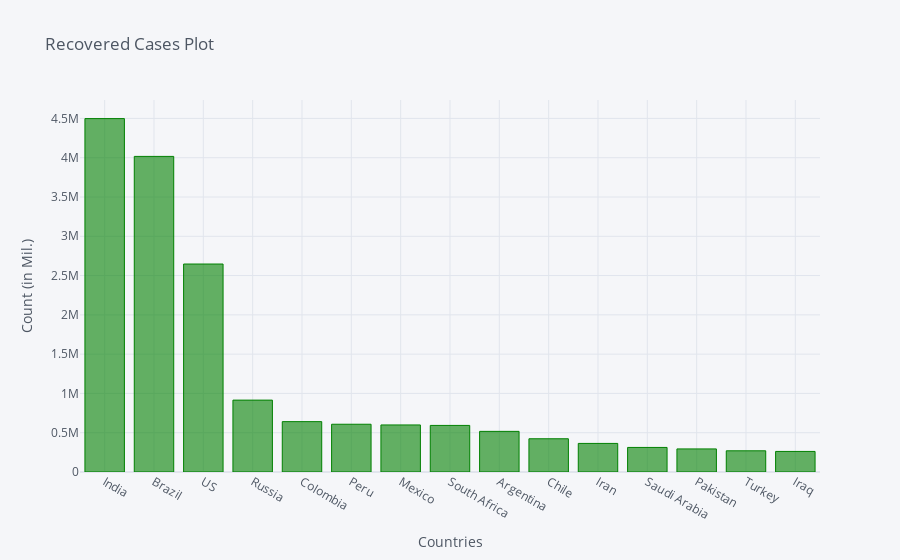

Notebook code cell kept with this figure:
### Code cell
recovered_df2_plot.iplot(kind='bar', x='Country/Region', y='9/22/20',color='green',
                         title='Recovered Cases Plot',xTitle='Countries',yTitle='Count (in Mil.)')

### Figure 1 — Plotly figure (JSON) as saved in the notebook; plotly's stock layout.template omitted (floating-point values rounded to 4 significant figures)
{"data": [{"marker": {"color": "rgba(0, 128, 0, 0.6)", "line": {"color": "rgba(0, 128, 0, 1.0)", "width": 1}}, "name": "9/22/20", "orientation": "v", "text": "", "type": "bar", "x": ["India", "Brazil", "US", "Russia", "Colombia", "Peru", "Mexico", "South Africa", "Argentina", "Chile", "Iran", "Saudi Arabia", "Pakistan", "Turkey", "Iraq"], "y": [4497867, 4016831, 2646959, 914923, 640900, 607837, 598953, 592904, 517228, 423176, 363737, 312684, 293916, 269696, 261757]}], "layout": {"legend": {"bgcolor": "#F5F6F9", "font": {"color": "#4D5663"}}, "paper_bgcolor": "#F5F6F9", "plot_bgcolor": "#F5F6F9", "title": {"font": {"color": "#4D5663"}, "text": "Recovered Cases Plot"}, "xaxis": {"gridcolor": "#E1E5ED", "showgrid": true, "tickfont": {"color": "#4D5663"}, "title": {"font": {"color": "#4D5663"}, "text": "Countries"}, "zerolinecolor": "#E1E5ED"}, "yaxis": {"gridcolor": "#E1E5ED", "showgrid": true, "tickfont": {"color": "#4D5663"}, "title": {"font": {"color": "#4D5663"}, "text": "Count (in Mil.)"}, "zerolinecolor": "#E1E5ED"}}}
